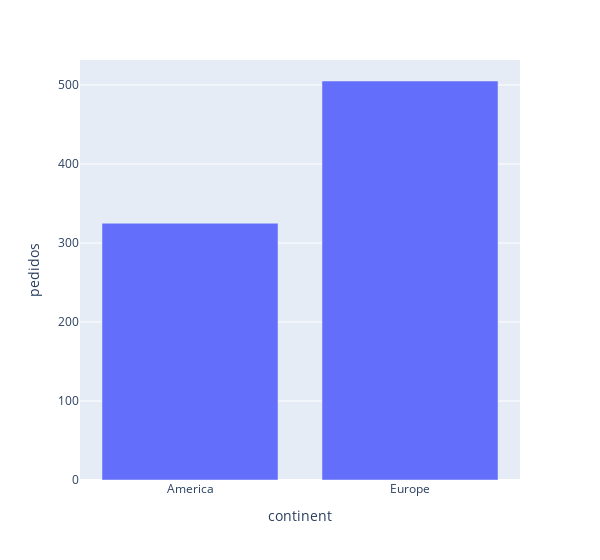

Notebook cell for this chart:
### Code cell
#agrupacion por continente
dfventas_continente=dfventas_pais.groupby('continent')['pedidos'].sum()
display(dfventas_continente)
#grafico
fig = px.bar(dfventas_continente,  y="pedidos",width=600)
fig.show()

### Figure 1 — Plotly figure (JSON) as saved in the notebook; plotly's stock layout.template omitted (floating-point values rounded to 4 significant figures)
{"data": [{"alignmentgroup": "True", "hovertemplate": "continent=%{x}<br>pedidos=%{y}<extra></extra>", "legendgroup": "", "marker": {"color": "#636efa", "pattern": {"shape": ""}}, "name": "", "offsetgroup": "", "orientation": "v", "showlegend": false, "textposition": "auto", "type": "bar", "x": ["America", "Europe"], "xaxis": "x", "y": [325, 505], "yaxis": "y"}], "layout": {"barmode": "relative", "legend": {"tracegroupgap": 0}, "margin": {"t": 60}, "width": 600, "xaxis": {"anchor": "y", "domain": [0, 1], "title": {"text": "continent"}}, "yaxis": {"anchor": "x", "domain": [0, 1], "title": {"text": "pedidos"}}}}
